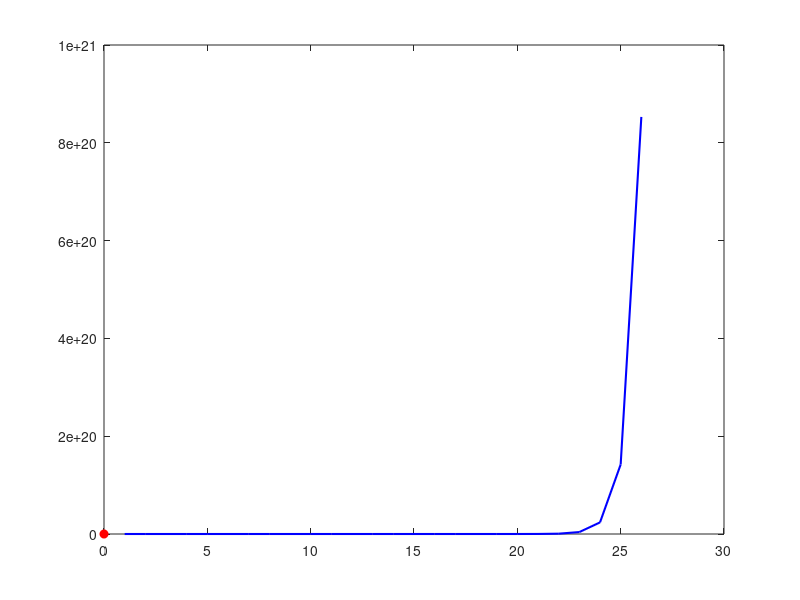

Write the MATLAB code that produced this figure.
% Find root using fzero
clear;
clc;

% Inputs
P = input('Initial investment P: ');
F = input('Future value F: ');
r = input('Annual interest rate r (decimal): ');

% Function
g = @(n) P*(1+r).^n - F;

% finding root between 0-100
n = fzero(g, [0, 100]);

% Output
n
for i = 1:26
   F_values(i) = P*(1+r).^i;    % store A values
end

% Plot
plot(1:26, F_values, 'b', 'LineWidth', 1.5);
hold on;
plot(n, F, 'ro', 'MarkerFaceColor','r')

% Initial investment P: 10000
% Future value F: 100000
% Annual interest rate r (decimal): 0.10
% 
% n =
% 
%    24.1589
